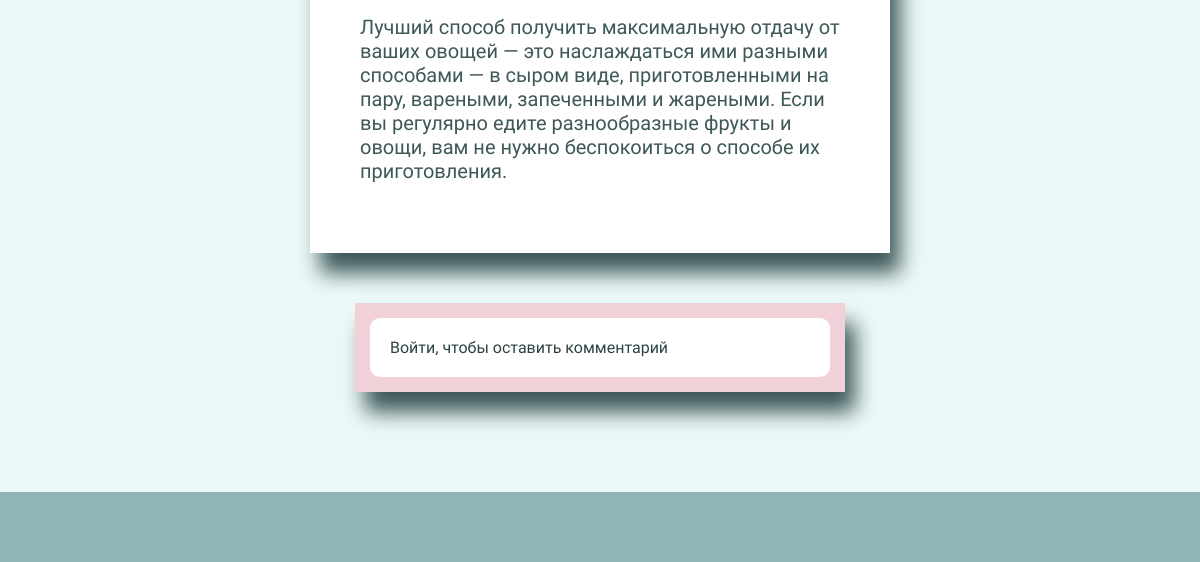
The app's page /detail/36/ (lower part), older data.
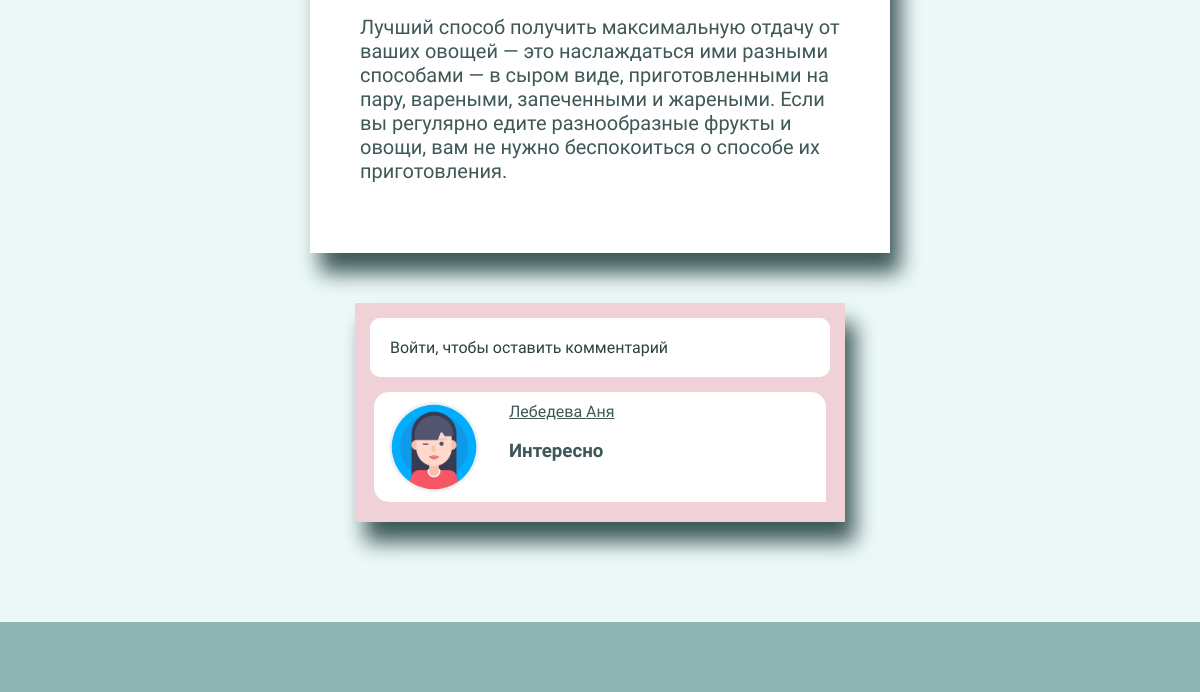
The same page, newer data.
### food/models.py (models this page shows, shortened)
class RewiewArticle(models.Model):
    owner = models.ForeignKey(Profile, on_delete=models.CASCADE)
    article = models.ForeignKey(Articles, on_delete=models.CASCADE)
    body = models.TextField(verbose_name='Комментарий')
    date = models.DateTimeField(auto_now_add=True)
    class Meta:
        ordering = ['-date']

### user/models.py (models this page shows, shortened)
class Profile(models.Model):
    user = models.OneToOneField(User, on_delete=models.CASCADE, null=True, blank=True)
    username = models.CharField(max_length=200, null=True, blank=True)
    name = models.CharField(max_length=200, null=True, blank=True)
    last_name = models.CharField(max_length=200, null=True, blank=True)
    email = models.EmailField(max_length=200, null=True, blank=True)
    date_of_birth = models.DateTimeField(blank=True, null=True)
    start_weight = models.IntegerField(blank=True, null=True)
    profile_photo = models.ImageField(upload_to='profile/', default='profile/photo_profile.jpg')
    social_website = models.CharField(max_length=200, null=True, blank=True)

### food/views.py (the view, shortened to what this page needs)
# urls.py: path('detail/<int:id>/', views.detail, name='detail'),
def detail(request, id):
    post = get_object_or_404(Articles, id=id)
    form = ReviewForm()
    return render(request, 'food/detail.html', {'post': post, 'form': form})

### food/templates/food/detail.html (shortened to what this page needs)
{% extends 'food/base.html' %}
{% load static %}
{% block content %}
<div class="detail">
    <p>{{ post.description|linebreaks }}</p>
</div>
<div class="comments">
    <div class="comment_list">
        {% if request.user.is_authenticated %}
        <form class="form" action="{% url 'detail' post.id  %}" method="POST">
            {% csrf_token %}
            {% for field in form %}
            <div class="form__field">
                <label>{{ field.label }}: </label>
                {{ field }}
            </div>
            {% endfor %}
            <input class='comment_input' type="submit" value="Оставить комментарий"/>
        </form>
        {% else %}
        <a href="{% url 'login-user' %}">Войти, чтобы оставить комментарий</a>
        {% endif %}
    </div>
    {% for review in post.rewiewarticle_set.all %}
    {% if review.body %}
    <div class="comment">
        <img src="{{ review.owner.profile_photo.url }}" alt="" class="img_comment">
        {% if review.owner.name is not None and review.owner.last_name is not None %}
        <div><u>{{ review.owner.last_name }} {{ review.owner.name }}</u></div>
        {% else %}
        <div><u>{{ review.owner.username }}</u></div>
        {% endif %}
        <h3>{{ review.body|linebreaksbr }}</h3>
    </div>
    {% endif %}
    {% endfor %}
</div>
{% endblock %}

Row changes from the older to the newer data that the page shows:
added RewiewArticle: owner.profile_photo (picture), owner.last_name "Лебедева", owner.name "Аня", body "Интересно"
